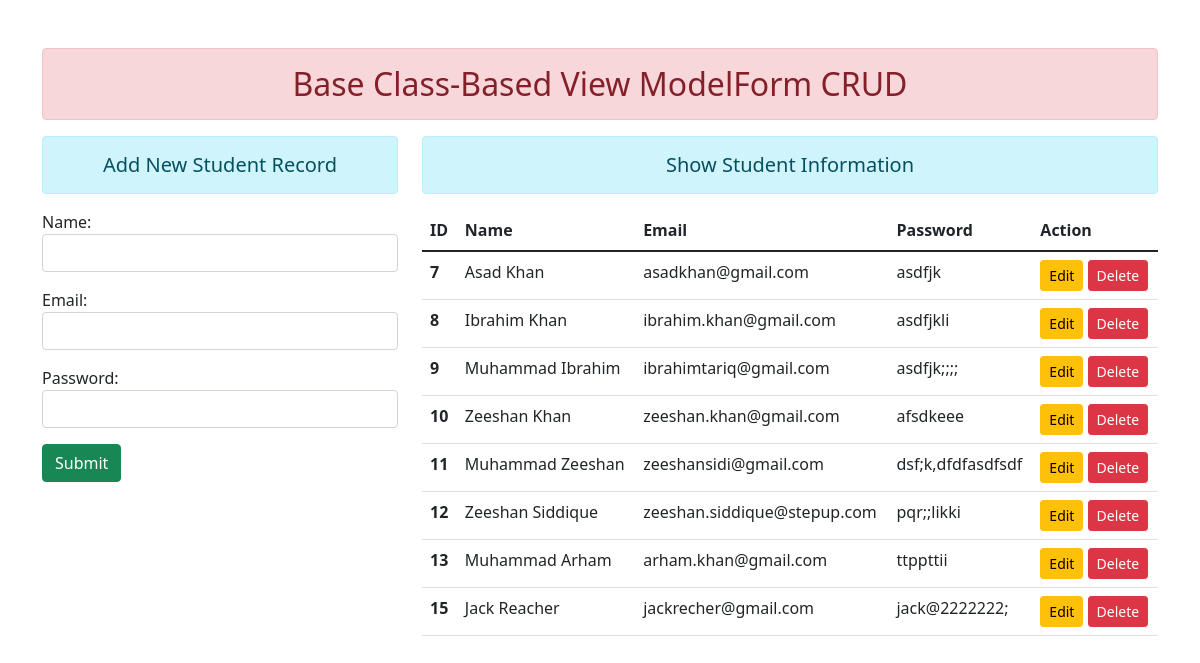
The page / on the database its author committed.
### enroll/models.py (models this page shows)
class User(models.Model):
    name = models.CharField(max_length=50)
    email = models.EmailField(max_length=60)
    password = models.CharField(max_length=50)

### enroll/views.py (the view, shortened to what this page needs)
# urls.py: path('',views.Add_Show.as_view(),name='addshow'),
class Add_Show(TemplateView):
    template_name = 'enroll/addandshow.html'
    def get_context_data(self,*args, **kwargs):
        context = super().get_context_data(**kwargs)
        fm = StudentRegistration()
        std = User.objects.all()
        context = {'forms':fm,'stu':std}
        return context

### enroll/forms.py
class StudentRegistration(forms.ModelForm):
    class Meta:
        model = User
        fields = ['name','email','password']
        widgets = {
            'name': forms.TextInput(attrs={'class':'form-control'}),
       'password': forms.PasswordInput(render_value=True,attrs={'class':'form-control'}),
         'email': forms.EmailInput(attrs={'class':'form-control'})
        }

### enroll/templates/enroll/addandshow.html (shortened to what this page needs)
{% extends 'enroll/base.html' %}
{% block content %}
<div class="row">
    <div class="col-sm-4">
        <h5 class="text-center alert alert-info">Add New Student Record</h5>
    <form action="" method="POST">
        {{forms.as_p}}
        <input type="submit" class="btn btn-success" value="Submit">
    </form>
    </div>
    <div class="col-sm-8 ">
        <h5 class="text-center alert alert-info">Show Student Information</h5>
        {% if stu %}
        <table class="table table-hover">
            <thead>
              <tr>
                <th scope="col">ID</th>
                <th scope="col">Name</th>
                <th scope="col">Email</th>
                <th scope="col">Password</th>
                <th scope="col">Action</th>
              </tr>
            </thead>
            <tbody>
                {% for stud in stu %}
              <tr>
                <th scope="row">{{stud.id}}</th>
                <td>{{stud.name}}</td>
                <td>{{stud.email}}</td>
                <td>{{stud.password}}</td>
                <td>
                    <a href="{% url 'updatedata' stud.id %}" class="btn btn-warning btn-sm">Edit</a>
                    <form action="{% url 'deletedata' stud.id %}" method="POST" class="d-inline">
                        <input type="submit" class="btn btn-danger btn-sm" value="Delete">
                    </form>
                </td>
              </tr>
              {% endfor %}
            </tbody>
          </table>
        {% else %}
        <h5>No Record Found</h5>
        {% endif %}
    </div>
</div>
{% endblock content %}

### enroll/templates/enroll/base.html (shortened to what this page needs)
<!DOCTYPE html>
{% load static %}
<html lang="en">
<head>
    <link rel="stylesheet" href="{% static 'enroll/css/bootstrap.css' %}">
</head>
<body>
    <div class="container mt-5">
        <h2 class="text-center alert alert-danger">Base Class-Based View ModelForm CRUD</h2>
        {% block content %}{% endblock content %}
    </div>
</body>
</html>

### rows shown on the page
User: id "7", name "Asad Khan", email "asadkhan@gmail.com", password "asdfjk"
User: id "8", name "Ibrahim Khan", email "ibrahim.khan@gmail.com", password "asdfjkli"
User: id "9", name "Muhammad Ibrahim", email "ibrahimtariq@gmail.com", password "asdfjk;;;;"
User: id "10", name "Zeeshan Khan", email "zeeshan.khan@gmail.com", password "afsdkeee"
User: id "11", name "Muhammad Zeeshan", email "zeeshansidi@gmail.com", password "dsf;k,dfdfasdfsdf"
User: id "12", name "Zeeshan Siddique", email "zeeshan.siddique@stepup.com", password "pqr;;likki"
User: id "13", name "Muhammad Arham", email "arham.khan@gmail.com", password "ttppttii"
User: id "15", name "Jack Reacher", email "jackrecher@gmail.com", password "jack@2222222;"
